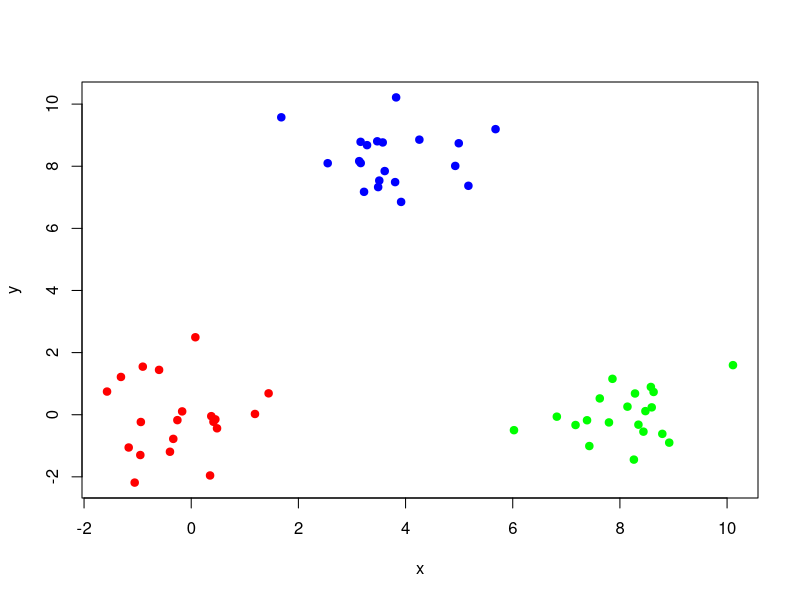
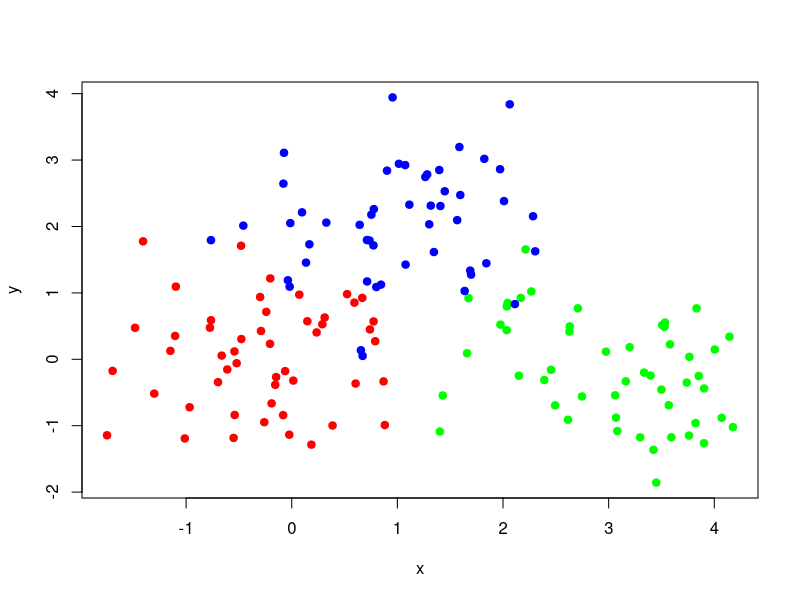
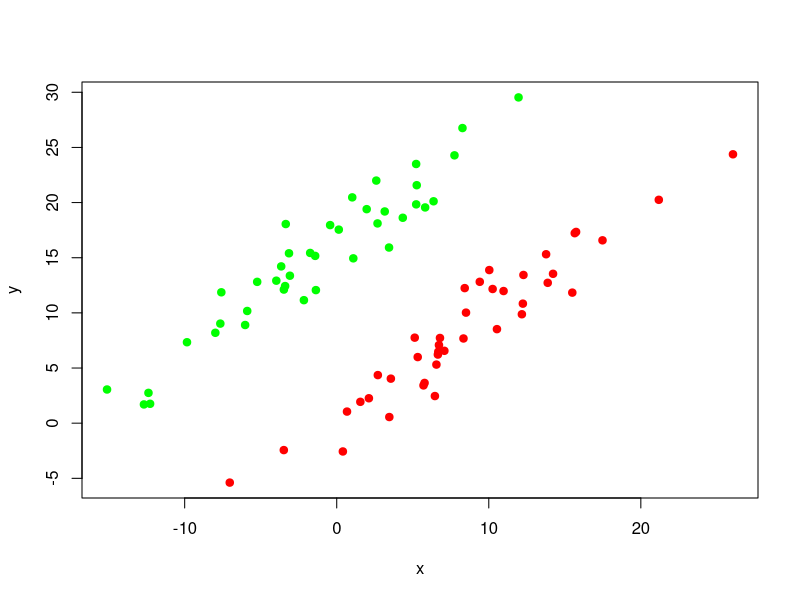
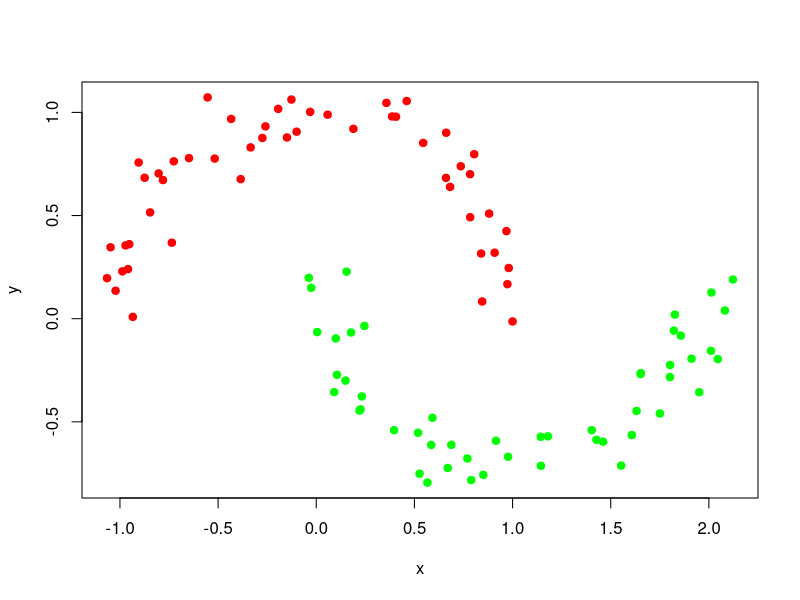

Recreate these plots in R, in order.
palette(rainbow(3))
#####################################################
#####################################################
##  CAMBIARE IL PARAMETRO DEL COMANDO set.seed PER PERSONALIZZARE L'ESERCIZIO
#####################################################
#####################################################
library(cluster)
dfcluster = function(data) {
    d = dist(data[, 2:3])
    average <- cutree(hclust(d, method = 'average'), 3)
    single <- cutree(hclust(d, method = 'single'), 3)
    complete <- cutree(hclust(d, method = 'complete'), 3)
    ward <- cutree(hclust(d, method = 'ward.D'), 3)
    pam <- pam(d, 3)
    kmeans <- kmeans(d, 3)

    df = data.frame(data[, 1], average, single, complete, ward, pam$clustering, kmeans$cluster)
    colnames(df) = c("orig", "avg", "sin", "compl", "ward", "pam", "kmeans")
    denom = nrow(df)
    avgp = paste0(round((sum(df$orig == df$avg) / denom) * 100), "%")
    sinp = paste0(round((sum(df$orig == df$sin) / denom) * 100), "%")
    comp = paste0(round((sum(df$orig == df$compl) / denom) * 100), "%")
    wardp = paste0(round((sum(df$orig == df$ward) / denom) * 100), "%")
    pamp = paste0(round((sum(df$orig == df$pam) / denom) * 100), "%")
    kmep = paste0(round((sum(df$orig == df$kmeans) / denom) * 100), "%")

    perc = c(sinp, comp, avgp, wardp, kmep, pamp)
    return(perc)
}

## cluster  ben separati
set.seed(69)
n=20; scale=1;
      mx=0; my=0; 
      x=rnorm(n)*scale+mx
      y=rnorm(n)*scale+my
      mx=8; my=0;
      x=c(x,(rnorm(n)*scale+mx))
      y=c(y,(rnorm(n)*scale+my))
      mx=4; my=8;
      x=c(x,(rnorm(n)*scale+mx))
      y=c(y,(rnorm(n)*scale+my))
mat_well<-cbind(c(rep(1,n),rep(2,n),rep(3,n)),x,y)
colnames(mat_well)<-c('G-vero','x','y')
plot(x, y, pch = 19, col = mat_well[, 1])


### cluster poco separati
set.seed(10)
 n=50; scale=.8;
      mx=0; my=0; 
      x=rnorm(n)*scale+mx
      y=rnorm(n)*scale+my
      mx=3; my=0; 
      x=c(x,(rnorm(n)*scale+mx))
      y=c(y,(rnorm(n)*scale+my))
      mx=1; my=2; 
      x=c(x,(rnorm(n)*scale+mx))
      y=c(y,(rnorm(n)*scale+my))
mat_poor<-cbind(c(rep(1,n),rep(2,n),rep(3,n)),x,y)
colnames(mat_poor)<-c('G-vero','x','y')
plot(x,y,pch=19,col=mat_poor[,1])


### cluster allungati
set.seed(19);
n=40
      ma=8; mb=0;
      a=rnorm(n)*6+ma;
      b=rnorm(n)+mb;
      ma=6; mb=8;  
      a<-c(a,rnorm(n)*6+ma)
      b<-c(b,b=rnorm(n)+mb)
         x=a-b;
         y=a+b;
mat_lunghi<-cbind(c(rep(1,n),rep(2,n)),x,y)
colnames(mat_lunghi)<-c('G-vero','x','y')
plot(x,y,pch=19,col=mat_lunghi[,1])

### cluster nonconvessi
set.seed(10);
n<-100
i<-1:n
         a=i*.0628319;
         x=cos(a)+(i>50)+rnorm(n)*.1;
         y=sin(a)+(i>50)*.3+rnorm(n)*.1;
mat_nconv<-cbind(c(rep(1,n/2),rep(2,n/2)),x,y)
colnames(mat_nconv)<-c('G-vero','x','y')
plot(x,y,pch=19,col=mat_nconv[,1])

grpsep = dfcluster(mat_well)
grp_poco_sep = dfcluster(mat_poor)
grp_allungati = dfcluster(mat_lunghi)
grp_non_conv = dfcluster(mat_nconv)

tab = t(data.frame(grpsep, grp_poco_sep, grp_allungati, grp_non_conv))
colnames(tab) = c("single link", "complete link", "group avg", "ward", "k-means", "pam")
tab